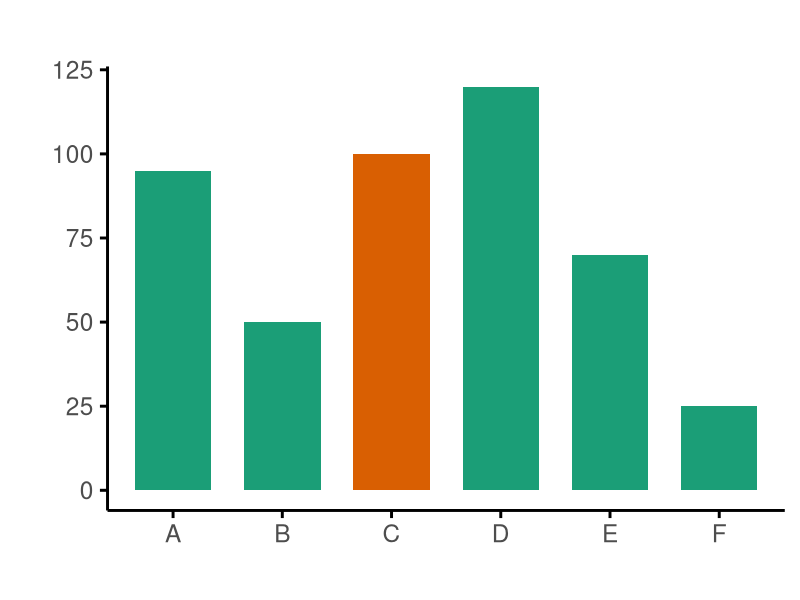
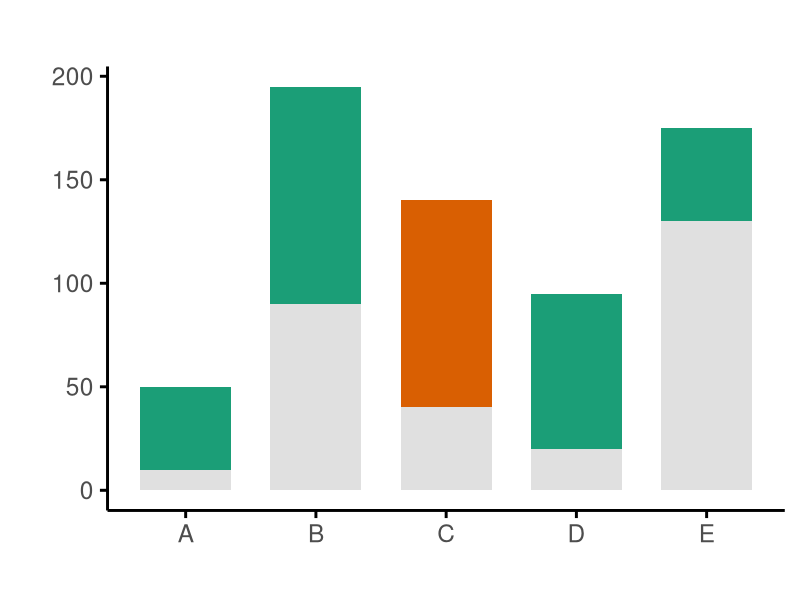
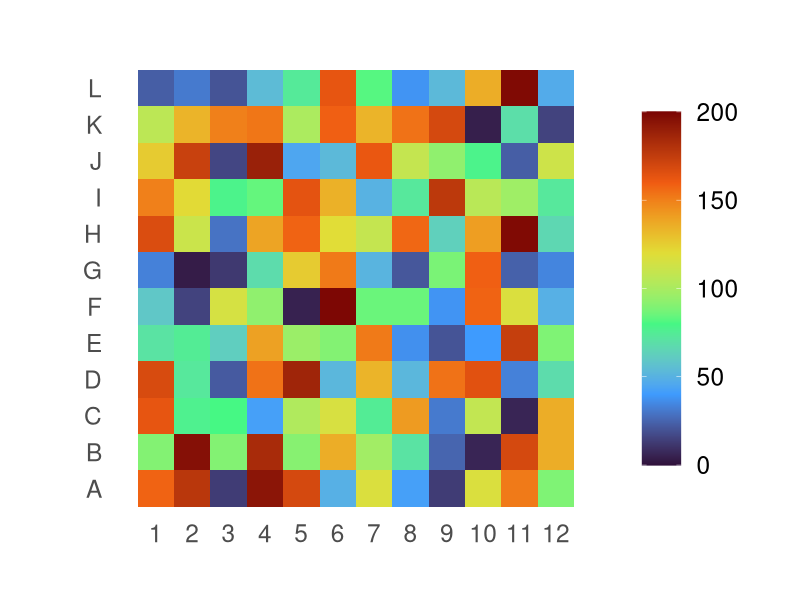
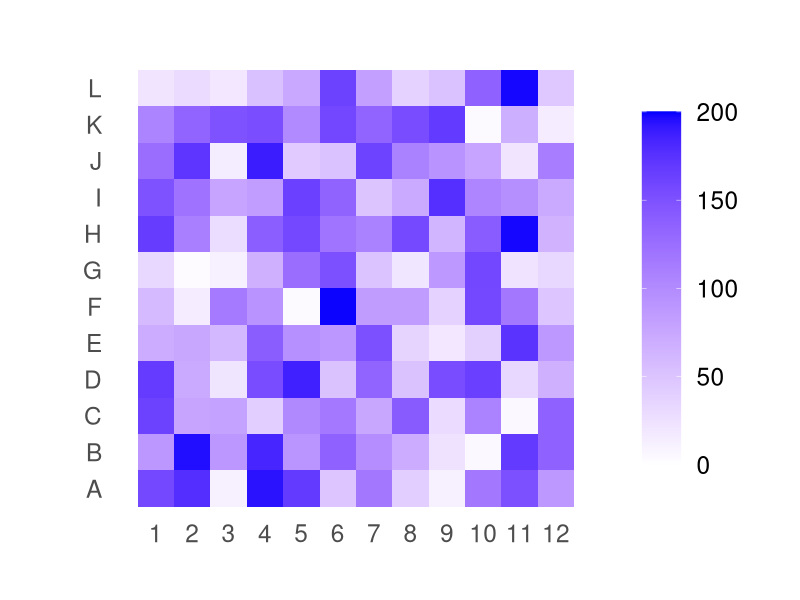
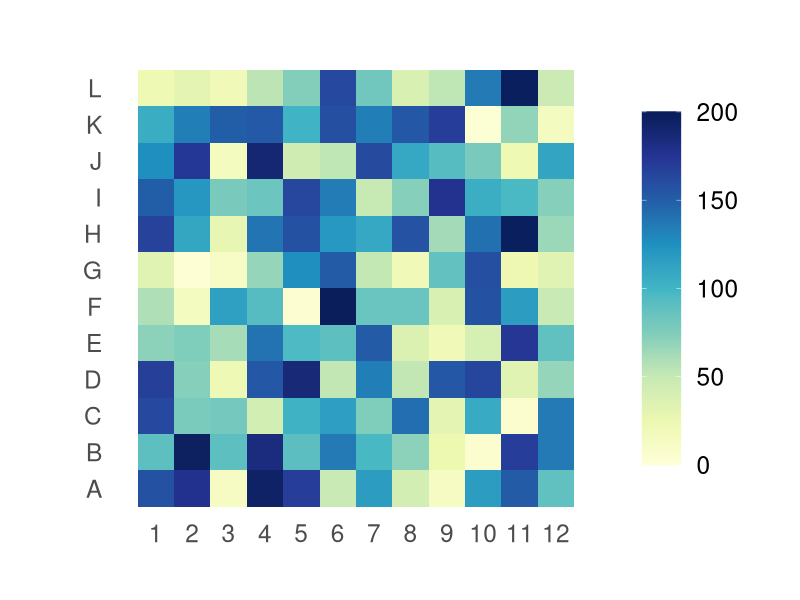
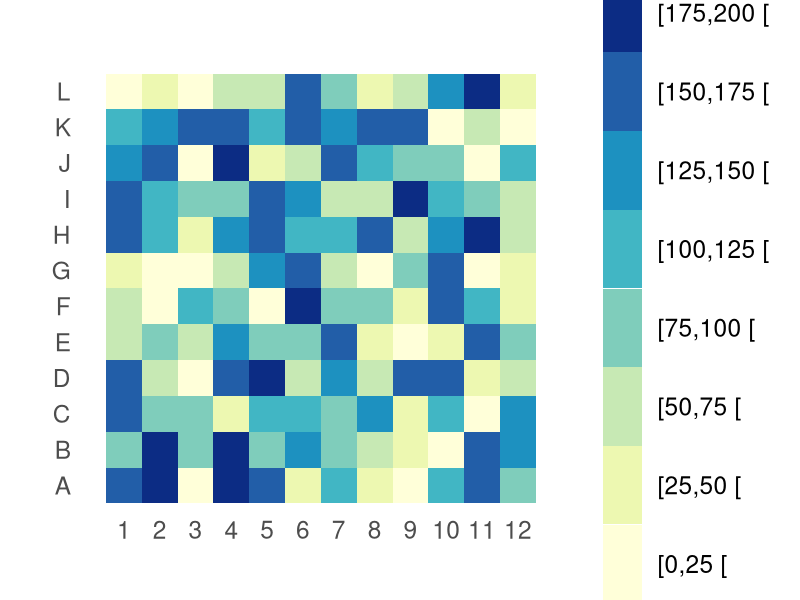
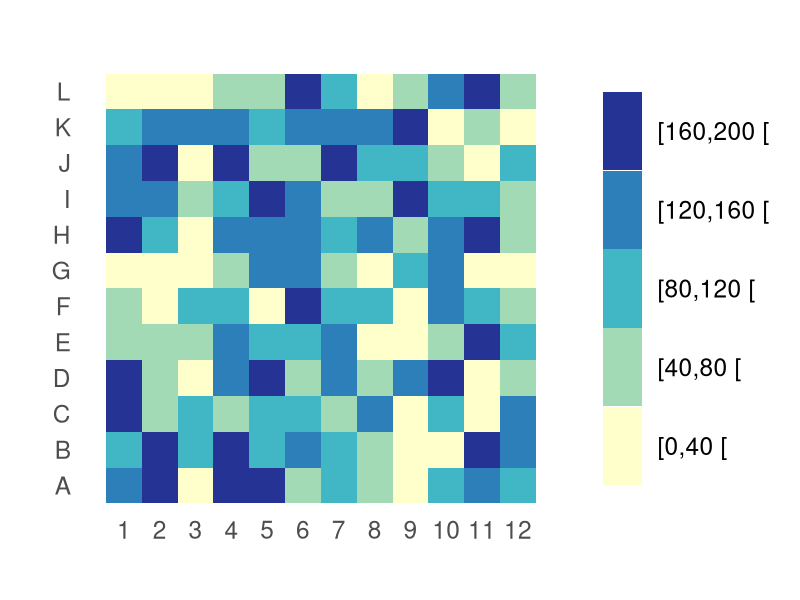

Reproduce these figures in R, in order.
## ---- chunk 1
knitr::opts_chunk$set(echo = FALSE, message = FALSE, warning = FALSE)
knitr::opts_chunk$set(
  fig.width = 12,   # increase width
  fig.height = 8,
  out.width = "100%"   # VERY IMPORTANT
)

library(ggplot2)
## ---- chunk 2
dt.1 <- data.frame(
  name = c('A', 'B', 'C', 'D', 'E', 'F'),
  value = c(95, 50, 100, 120, 70, 25),
  f = c(FALSE, FALSE, TRUE, FALSE, FALSE, FALSE)
)
ggplot(
  dt.1,
  aes(x = name, y = value, fill = f)
) +
  geom_bar(
    stat = 'identity',
    width = 0.7
  ) +
  scale_fill_manual(values = c('#1b9e77', '#d95f02')) +
  guides(fill = "none") +
  theme_minimal(base_size = 22) +
  theme(
    panel.grid.major = element_blank(),
    panel.grid.minor = element_blank(),
    axis.line = element_line(),
    axis.ticks = element_line()
  ) +
  labs(
    title = "",
    x = "",
    y = ""
  )

## ---- chunk 3
dt.2 <- data.frame(
  name = c('A', 'A', 'B', 'B', 'C', 'C', 'D', 'D', 'E', 'E'),
  value = c(10, 40, 90, 105, 40, 100, 20, 75, 130, 45),
  f = c('hide', 'show_blue', 'hide', 'show_blue', 'hide', 'show_red', 'hide', 'show_blue', 'hide', 'show_blue')
)
dt.2$f = factor(dt.2$f, levels = c('show_red', 'show_blue', 'hide'))

ggplot(
  dt.2,
  aes(x = name, y = value, fill = f)
) +
  geom_bar(
    stat = 'identity',
    width = 0.7
  ) +
  scale_fill_manual(values = c('#d95f02', '#1b9e77', '#e0e0e0')) +
  guides(fill = "none") +
  theme_minimal(base_size = 22) +
  theme(
    panel.grid.major = element_blank(),
    panel.grid.minor = element_blank(),
    axis.line = element_line(),
    axis.ticks = element_line()
  ) +
  labs(
    title = "",
    x = "",
    y = ""
  )

## ---- chunk 4
nb_hm <- 12
set.seed(123)
# matrix -> dataframe (wide)

# long format for ggplot
dt.hm <- data.frame(
  x = rep(seq_len(nb_hm), times = nb_hm),
  y = rep(LETTERS[1:nb_hm], each = nb_hm),
  value = sample(0:200, nb_hm * nb_hm, replace = TRUE)
)
plot_heat_map <- function(df) {
  ggplot(df, aes(x = x, y = y, fill = value)) +
    geom_tile() +
    coord_equal() +
    theme_minimal(base_size = 22) +
    theme(panel.grid = element_blank()) +
    scale_x_continuous(
      breaks = seq(1, nb_hm, by = 1)
    ) +
    labs(
      title = "",
      x = "",
      y = ""
    )
}

plot_heat_map(dt.hm) +
  scale_fill_viridis_c(
    option = "H",
    limits = c(0, 200),
    guide = guide_colourbar(
      barheight = grid::unit(9, "cm"),
      barwidth = grid::unit(1, "cm")
    ),
    name = NULL
  )
## ---- chunk 5

plot_heat_map(dt.hm) +
  scale_fill_gradient(
    low = "white",
    high = "blue",
    limits = c(0, 200),
    guide = guide_colourbar(
      barheight = grid::unit(9, "cm"),
      barwidth = grid::unit(1, "cm")
    ),
    name = NULL
  )
## ---- chunk 6

plot_heat_map(dt.hm) +
  scale_fill_gradientn(
    colours = scales::brewer_pal(palette = "YlGnBu")(9),  # 9 anchor colours
    limits = c(0, 200),
    guide = guide_colourbar(
      barheight = grid::unit(9, "cm"),
      barwidth = grid::unit(1, "cm")
    ),
    name = NULL
  )
## ---- chunk 7
plot_discrete_colours <- function(dt, nb_d) {
  df.hmd <- dt

  df.hmd$value_orig <- df.hmd$value
  level_values <- paste("[", floor(seq(0, nb_d - 1) * 200 / nb_d), ",", floor(seq(1, nb_d) * 200 / nb_d), " [", sep = "")
  df.hmd$value <- factor(level_values[floor(dt.hm$value * nb_d / 200) + 1], levels = level_values)

  ggplot(df.hmd, aes(x = x, y = y, fill = value)) +
    geom_tile() +
    coord_equal() +
    theme_minimal(base_size = 22) +
    theme(panel.grid = element_blank()) +
    scale_x_continuous(
      breaks = seq(1, nb_hm, by = 1)
    ) +
    labs(
      title = "",
      x = "",
      y = ""
    ) +
    scale_fill_manual(
      values = scales::brewer_pal(palette = "YlGnBu")(nb_d),
      name = NULL,
    ) +
    guides(fill = guide_legend(reverse = TRUE)) +
    theme(
      legend.key.height = grid::unit(2, "cm"),
      legend.key.width = grid::unit(10, "mm")
    )
}
## ---- chunk 8
plot_discrete_colours(dt.hm, 8)

## ---- chunk 9
plot_discrete_colours(dt.hm, 5)
